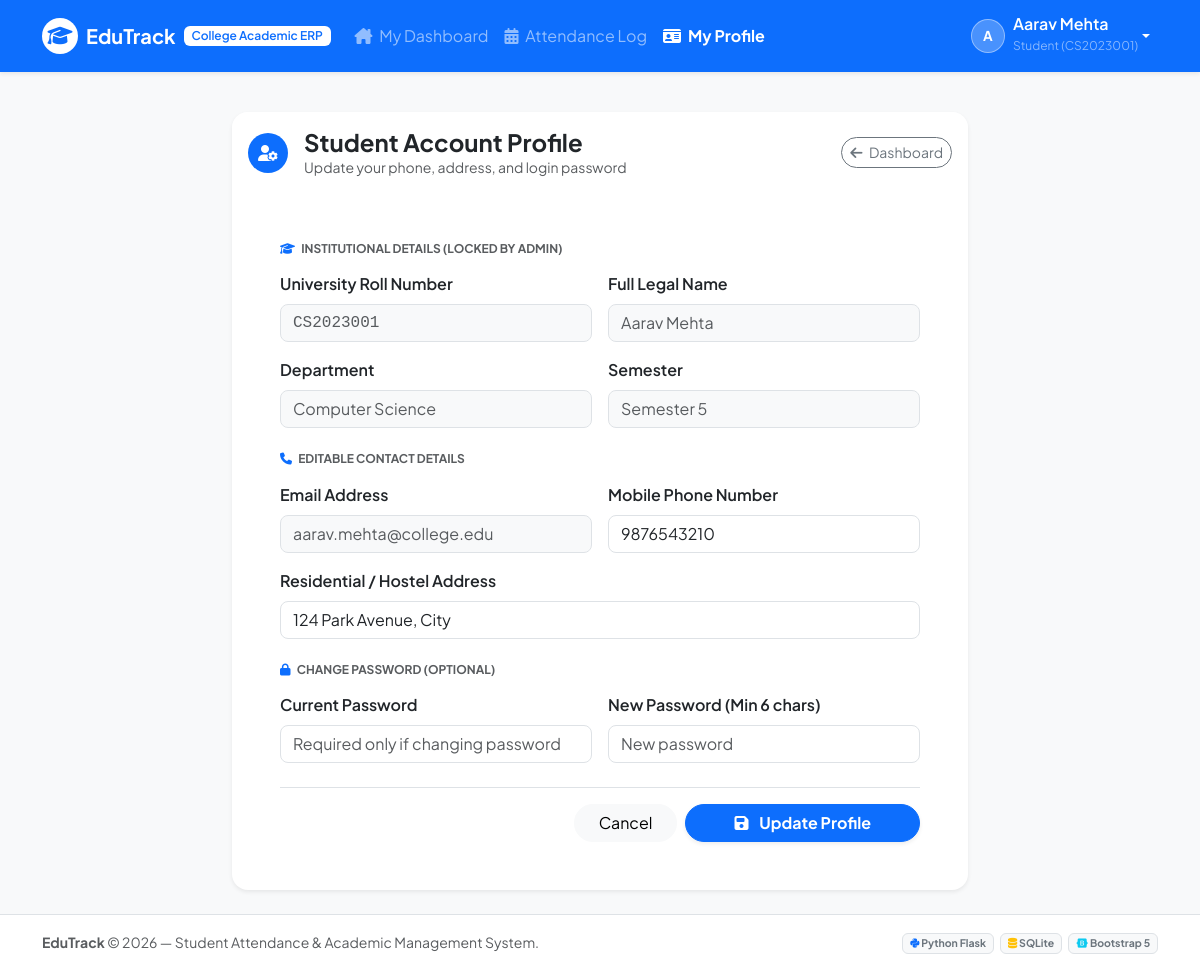
/student/profile (signed in), run on the app's committed database.
### tables this page shows
CREATE TABLE students (
        id INTEGER PRIMARY KEY AUTOINCREMENT,
        roll_no TEXT UNIQUE NOT NULL,
        full_name TEXT NOT NULL,
        email TEXT UNIQUE NOT NULL,
        password_hash TEXT NOT NULL,
        department TEXT NOT NULL,
        semester INTEGER NOT NULL,
        phone TEXT,
        dob TEXT,
        address TEXT,
        created_at TIMESTAMP DEFAULT CURRENT_TIMESTAMP
    );

### app.py (the view, shortened to what this page needs)
@app.route('/student/profile', methods=['GET', 'POST'])
@login_required
@student_required
def student_profile():
    student_id = session.get('user_id')
    conn = get_db()
    cursor = conn.cursor()
    cursor.execute("SELECT * FROM students WHERE id = ?", (student_id,))
    student = cursor.fetchone()
    conn.close()
    return render_template('student_profile.html', student=student)

### app.py (called while the page is built)
def login_required(f):
    @wraps(f)
    def decorated_function(*args, **kwargs):
        if 'user_id' not in session:
            flash('Please log in to access this portal.', 'warning')
            return redirect(url_for('login'))
        return f(*args, **kwargs)
    return decorated_function

def student_required(f):
    @wraps(f)
    def decorated_function(*args, **kwargs):
        if session.get('user_type') != 'student':
            flash('Access restricted to enrolled students only.', 'danger')
            return redirect(url_for('login'))
        return f(*args, **kwargs)
    return decorated_function

@app.context_processor
def inject_now():
    return {'current_year': datetime.now().year, 'today_date': datetime.now().strftime('%Y-%m-%d')}

### database.py (called while the page is built)
def get_db():
    conn = sqlite3.connect(DATABASE_PATH)
    conn.row_factory = sqlite3.Row
    conn.execute("PRAGMA foreign_keys = ON")
    return conn

### templates/student_profile.html (shortened to what this page needs)
{% extends "base.html" %}
{% block content %}
<div class="row justify-content-center">
    <div class="col-lg-8">
        <div class="card border-0 shadow-sm rounded-4 overflow-hidden">
            <div class="card-header bg-white py-3 border-0 d-flex justify-content-between align-items-center">
                <div class="d-flex align-items-center">
                    <span class="bg-primary text-white rounded-circle p-2 me-3 d-inline-flex align-items-center justify-content-center" style="width: 40px; height: 40px;">
                        <i class="fa-solid fa-user-gear"></i>
                    </span>
                    <div>
                        <h4 class="fw-bold mb-0 text-dark">Student Account Profile</h4>
                        <p class="mb-0 text-muted small">Update your phone, address, and login password</p>
                    </div>
                </div>
                <a href="{{ url_for('student_dashboard') }}" class="btn btn-outline-secondary btn-sm rounded-pill">
                    <i class="fa-solid fa-arrow-left me-1"></i> Dashboard
                </a>
            </div>
            <div class="card-body p-4 p-md-5 pt-3">
                <form method="POST" action="{{ url_for('student_profile') }}">
                    <h6 class="text-uppercase text-muted fw-bold fs-8 mb-3"><i class="fa-solid fa-graduation-cap text-primary me-1"></i> Institutional Details (Locked by Admin)</h6>
                    <div class="row g-3 mb-4">
                        <div class="col-md-6">
                            <label class="form-label fw-semibold">University Roll Number</label>
                            <input type="text" class="form-control rounded-3 bg-light text-muted font-monospace" value="{{ student.roll_no }}" disabled>
                        </div>
                        <div class="col-md-6">
                            <label class="form-label fw-semibold">Full Legal Name</label>
                            <input type="text" class="form-control rounded-3 bg-light text-muted" value="{{ student.full_name }}" disabled>
                        </div>
                        <div class="col-md-6">
                            <label class="form-label fw-semibold">Department</label>
                            <input type="text" class="form-control rounded-3 bg-light text-muted" value="{{ student.department }}" disabled>
                        </div>
                        <div class="col-md-6">
                            <label class="form-label fw-semibold">Semester</label>
                            <input type="text" class="form-control rounded-3 bg-light text-muted" value="Semester {{ student.semester }}" disabled>
                        </div>
                    </div>
                    <h6 class="text-uppercase text-muted fw-bold fs-8 mb-3"><i class="fa-solid fa-phone text-primary me-1"></i> Editable Contact Details</h6>
                    <div class="row g-3 mb-4">
                        <div class="col-md-6">
                            <label for="email" class="form-label fw-semibold">Email Address</label>
                            <input type="email" class="form-control rounded-3 bg-light text-muted" id="email" value="{{ student.email }}" disabled>
                        </div>
                        <div class="col-md-6">
                            <label for="phone" class="form-label fw-semibold">Mobile Phone Number</label>
                            <input type="tel" class="form-control rounded-3" id="phone" name="phone" value="{{ student.phone or '' }}" placeholder="10-digit number">
                        </div>
                        <div class="col-12">
                            <label for="address" class="form-label fw-semibold">Residential / Hostel Address</label>
                            <input type="text" class="form-control rounded-3" id="address" name="address" value="{{ student.address or '' }}" placeholder="Street address, city">
                        </div>
                    </div>
                    <h6 class="text-uppercase text-muted fw-bold fs-8 mb-3"><i class="fa-solid fa-lock text-primary me-1"></i> Change Password (Optional)</h6>
                    <div class="row g-3 mb-4">
                        <div class="col-md-6">
                            <label for="current_password" class="form-label fw-semibold">Current Password</label>
                            <input type="password" class="form-control rounded-3" id="current_password" name="current_password" placeholder="Required only if changing password">
                        </div>
                        <div class="col-md-6">
                            <label for="new_password" class="form-label fw-semibold">New Password (Min 6 chars)</label>
                            <input type="password" class="form-control rounded-3" id="new_password" name="new_password" placeholder="New password">
                        </div>
                    </div>
                    <div class="d-flex justify-content-end gap-2 pt-3 border-top">
                        <a href="{{ url_for('student_dashboard') }}" class="btn btn-light rounded-pill px-4">Cancel</a>
                        <button type="submit" class="btn btn-primary rounded-pill px-5 fw-bold shadow-sm">
                            <i class="fa-solid fa-floppy-disk me-2"></i> Update Profile
                        </button>
                    </div>
                </form>
            </div>
        </div>
    </div>
</div>
{% endblock %}

### templates/base.html (shortened to what this page needs)
<!DOCTYPE html>
<html lang="en">
<head>
    <link href="https://cdn.jsdelivr.net/npm/bootstrap@5.3.3/dist/css/bootstrap.min.css" rel="stylesheet">
    <link rel="stylesheet" href="https://cdnjs.cloudflare.com/ajax/libs/font-awesome/6.5.1/css/all.min.css">
    <link rel="stylesheet" href="{{ url_for('static', filename='css/style.css') }}">
</head>
<body class="bg-light d-flex flex-column min-vh-100">
    <nav class="navbar navbar-expand-lg navbar-dark bg-primary shadow-sm sticky-top">
        <div class="container">
            <a class="navbar-brand d-flex align-items-center fw-bold" href="{{ url_for('index') }}">
                <span class="bg-white text-primary rounded-circle p-2 me-2 d-inline-flex align-items-center justify-content-center" style="width: 36px; height: 36px;">
                    <i class="fa-solid fa-graduation-cap"></i>
                </span>
                <span>EduTrack</span>
                <span class="badge bg-white text-primary ms-2 fs-8 fw-semibold d-none d-sm-inline">College Academic ERP</span>
            </a>
            <div class="collapse navbar-collapse" id="mainNavbar">
                <ul class="navbar-nav me-auto mb-2 mb-lg-0">
                    {% if session.get('user_type') == 'admin' %}
                        <li class="nav-item">
                            <a class="nav-link {% if request.endpoint == 'admin_dashboard' %}active fw-bold{% endif %}" href="{{ url_for('admin_dashboard') }}">
                                <i class="fa-solid fa-chart-pie me-1"></i> Dashboard
                            </a>
                        </li>
                        <li class="nav-item">
                            <a class="nav-link {% if 'students' in request.endpoint %}active fw-bold{% endif %}" href="{{ url_for('manage_students') }}">
                                <i class="fa-solid fa-user-graduate me-1"></i> Students
                            </a>
                        </li>
                        <li class="nav-item">
                            <a class="nav-link {% if request.endpoint == 'mark_attendance' %}active fw-bold{% endif %}" href="{{ url_for('mark_attendance') }}">
                                <i class="fa-solid fa-calendar-check me-1"></i> Daily Attendance
                            </a>
                        </li>
                        <li class="nav-item">
                            <a class="nav-link {% if request.endpoint == 'attendance_report' %}active fw-bold{% endif %}" href="{{ url_for('attendance_report') }}">
                                <i class="fa-solid fa-file-waveform me-1"></i> Reports
                            </a>
                        </li>
                        <li class="nav-item">
                            <a class="nav-link {% if request.endpoint == 'manage_marks' %}active fw-bold{% endif %}" href="{{ url_for('manage_marks') }}">
                                <i class="fa-solid fa-award me-1"></i> Academic Marks
                            </a>
                        </li>
                    {% elif session.get('user_type') == 'student' %}
                        <li class="nav-item">
                            <a class="nav-link {% if request.endpoint == 'student_dashboard' %}active fw-bold{% endif %}" href="{{ url_for('student_dashboard') }}">
                                <i class="fa-solid fa-house-chimney me-1"></i> My Dashboard
                            </a>
                        </li>
                        <li class="nav-item">
                            <a class="nav-link {% if request.endpoint == 'student_attendance_history' %}active fw-bold{% endif %}" href="{{ url_for('student_attendance_history') }}">
                                <i class="fa-solid fa-calendar-days me-1"></i> Attendance Log
                            </a>
                        </li>
                        <li class="nav-item">
                            <a class="nav-link {% if request.endpoint == 'student_profile' %}active fw-bold{% endif %}" href="{{ url_for('student_profile') }}">
                                <i class="fa-solid fa-id-card me-1"></i> My Profile
                            </a>
                        </li>
                    {% endif %}
                </ul>
                <ul class="navbar-nav ms-auto align-items-center">
                    {% if session.get('user_id') %}
                        <li class="nav-item dropdown">
                            <a class="nav-link dropdown-toggle text-white d-flex align-items-center" href="#" role="button" data-bs-toggle="dropdown" aria-expanded="false">
                                <span class="avatar-badge me-2">
                                    {{ session.get('user_name', 'User')[:1] }}
                                </span>
                                <div>
                                    <div class="fw-semibold lh-1">{{ session.get('user_name') }}</div>
                                    <small class="text-white-50 fs-8">{{ session.get('user_type')|capitalize }} {% if session.get('roll_no') %}({{ session.get('roll_no') }}){% endif %}</small>
                                </div>
                            </a>
                        </li>
                    {% endif %}
                </ul>
            </div>
        </div>
    </nav>
    <main class="container my-4 flex-grow-1">
        {% block content %}{% endblock %}
    </main>
    <footer class="bg-white border-top py-3 mt-auto">
        <div class="container text-center text-muted small">
            <div class="row align-items-center">
                <div class="col-md-6 text-md-start mb-2 mb-md-0">
                    <strong>EduTrack</strong> &copy; {{ current_year }} — Student Attendance & Academic Management System.
                </div>
                <div class="col-md-6 text-md-end">
                    <span class="badge bg-light text-secondary border me-1"><i class="fa-brands fa-python text-primary"></i> Python Flask</span>
                    <span class="badge bg-light text-secondary border me-1"><i class="fa-solid fa-database text-warning"></i> SQLite</span>
                    <span class="badge bg-light text-secondary border"><i class="fa-brands fa-bootstrap text-info"></i> Bootstrap 5</span>
                </div>
            </div>
        </div>
    </footer>
</body>
</html>

### static/css/style.css (style rules this page uses)
:root { --primary-color: #2563eb; --primary-hover: #1d4ed8; --primary-light: #eff6ff; --secondary-color: #64748b; --success-color: #10b981; --warning-color: #f59e0b; --danger-color: #ef4444; --dark-color: #0f172a; --card-shadow: 0 4px 6px -1px rgba(0, 0, 0, 0.05), 0 2px 4px -2px rgba(0, 0, 0, 0.05); }
body { font-family: 'Plus Jakarta Sans', system-ui, -apple-system, BlinkMacSystemFont, "Segoe UI", Roboto, sans-serif; color: #1e293b; background-color: #f8fafc; -webkit-font-smoothing: antialiased; }
.fs-8 { font-size: 0.75rem !important; }
.card { transition: transform 0.2s ease, box-shadow 0.2s ease; }
.avatar-badge { width: 34px; height: 34px; border-radius: 50%; background-color: rgba(255, 255, 255, 0.25); display: inline-flex; align-items: center; justify-content: center; font-weight: 700; font-size: 0.85rem; color: #ffffff; border: 1px solid rgba(255, 255, 255, 0.4); }

### data on the page
students: get "Aarav Mehta", get "CS2023001", roll_no "CS2023001", full_name "Aarav Mehta", department "Computer Science", semester "Semester 5", email "aarav.mehta@college.edu", phone "9876543210", address "124 Park Avenue, City"

### other printed values
{{ session.get('user_name', 'User')[:1] }} "A"
{{ session.get('user_type')|capitalize }} "Student"
